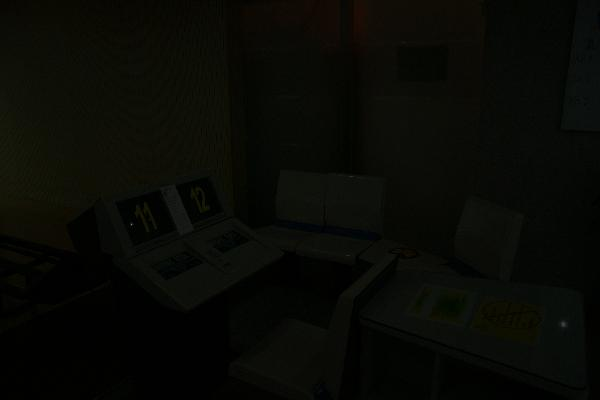
#> input picture Low-images/image1.jpg, 600 x 400 px; its folder holds only this picture in this run
$ python main_file.py
#> lines starting #> are read from the running program, lines starting #| are printed output that depends on the picture
### content.py
import cv2
import numpy as np
from scipy.ndimage import gaussian_filter
from scipy.sparse import diags, csr_matrix, identity,lil_matrix
from scipy.sparse.linalg import spsolve
from bm3d import bm3d
from typing import Union,Tuple


# [7 lines left out: function bool_image, not called in this run]


def brightness_adjust(ill_map: np.ndarray, brightness: Union[int, float]) -> np.ndarray:
    """Adjusts the brightness of the illumination map by adding a constant.

    Returns the shape-(M, N) adjusted illumination map array.
    """
    return ill_map + brightness

def gradient_matrices(illumination_map: np.ndarray) -> Tuple[csr_matrix, csr_matrix]:
    """Generates sparse gradient matrices for computing forward differences in both horizontal and vertical directions.

    Returns the gradient matrices in Compressed Sparse Row (CSR) format.
    """
    image_size = illumination_map.size
    image_x_shape = illumination_map.shape[-1]

    dx = lil_matrix((image_size, image_size), dtype=np.float64)
    dy = lil_matrix((image_size, image_size), dtype=np.float64)

    for i in range(image_size - 1):
        if image_x_shape + i < image_size:
            dy[i, i] = -1
            dy[i, image_x_shape + i] = 1
        if (i + 1) % image_x_shape != 0 or i == 0:
            dx[i, i] = -1
            dx[i, i + 1] = 1

    return dx.tocsr(), dy.tocsr()


def partial_derivative(input_matrix: np.ndarray, gradient_matrix: np.ndarray) -> np.ndarray:
    return np.abs(gradient_matrix @ input_matrix.flatten()).reshape(input_matrix.shape)


def laplacian_weight(grad: np.ndarray, size: int, sigma: Union[int, float], epsilon: float) -> np.ndarray:
    radius = int((size - 1) / 2)
    denominator = epsilon + gaussian_filter(np.abs(grad), sigma, mode='constant')
    weights = np.exp(-np.abs(grad)) / denominator

    return weights


def initialize_weights(ill_map: np.ndarray, strategy_n: int, epsilon: float = 0.001) -> np.ndarray:

    if strategy_n == 1:
        weights = np.ones(ill_map.shape)
        weights_x = weights
        weights_y = weights
    elif strategy_n == 2:
        dx, dy = gradient_matrices(ill_map)
        grad_x = partial_derivative(ill_map, dx)
        grad_y = partial_derivative(ill_map, dy)
        weights_x = np.exp(-np.abs(grad_x)) / (epsilon + np.abs(grad_x))
        weights_y = np.exp(-np.abs(grad_y)) / (epsilon + np.abs(grad_y))
    else:
        sigma = 2
        size = 15
        dx, dy = gradient_matrices(ill_map)
        grad_x = partial_derivative(ill_map, dx)
        grad_y = partial_derivative(ill_map, dy)
        weights_x = laplacian_weight(grad_x, size, sigma, epsilon)
        weights_y = laplacian_weight(grad_y, size, sigma, epsilon)

    return weights_x.flatten(), weights_y.flatten()


def optimize_illumination_map(ill_map: np.ndarray, weight_strategy: int = 3) -> np.ndarray:
    """Updates the initial illumination map according to a sped-up solver of the original LIME paper.
    Returns the shape-(M, N) updated illumination map array.
    """
    vectorized_t = ill_map.reshape((ill_map.size, 1))
    epsilon = 0.001
    alpha = 0.15

    d_x_sparse, d_y_sparse = gradient_matrices(ill_map)
    flat_weights_x, flat_weights_y = initialize_weights(ill_map, weight_strategy, epsilon)

    diag_weights_x = diags(flat_weights_x)
    diag_weights_y = diags(flat_weights_y)

    x_term = d_x_sparse.T @ diag_weights_x @ d_x_sparse
    y_term = d_y_sparse.T @ diag_weights_y @ d_y_sparse
    identity_matrix = identity(x_term.shape[0])
    matrix = identity_matrix + alpha * (x_term + y_term)

    updated_t = spsolve(csr_matrix(matrix), vectorized_t)

    return updated_t.reshape(ill_map.shape)


from skimage.restoration import denoise_tv_chambolle
def denoising_tv(image: np.ndarray, cor_ill_map: np.ndarray, weight: float = 0.1) -> np.ndarray:
    # Perform TV denoising
    denoised_image = denoise_tv_chambolle(image, weight=weight)

    # Combine the corrected illumination map with the denoised image
    recombined_image = image * cor_ill_map + denoised_image * (1 - cor_ill_map)

    # Clip the result to ensure values are in the range [0, 1] and return as float32
    return np.clip(recombined_image, 0, 1).astype("float32")

### main_file.py
import cv2
import numpy as np
import os
from os import listdir
from matplotlib import pyplot as plt
from skimage import img_as_ubyte, io

from pathlib import Path


import content as opt
import content as ba
import content as tv

input_folder = './Low-images/'
output_folder = './High-images/'


Path(output_folder).mkdir(parents=True, exist_ok=True)

weight_strategy_value = 3  # Weight strategy value for illumination map optimization
brightness_adjustment_value = 0.15  # Brightness adjustment value for gamma correction
sigma_value = 0.001  # Sigma value for NLMeans denoising

def is_valid_image_file(filename):
    """
    Check if the filename has a valid image extension.

    Args:
    filename (str): The name of the file.

    Returns:
    bool: True if the file has a valid image extension, False otherwise.
    """
    valid_extensions = {'.jpg', '.jpeg', '.png', '.bmp', '.tiff'}
    return any(filename.lower().endswith(ext) for ext in valid_extensions)

image_files = []
for file in listdir(input_folder):
    if is_valid_image_file(file):
        image_files.append(file)

for filename in image_files:
    filepath = os.path.join(input_folder, filename)
    image = cv2.imread(filepath, cv2.IMREAD_COLOR)
#> image is the input picture: shape (400, 600, 3); mean B, G, R 4.9, 9.5, 8.5

    # Convert image to RGB and normalize
    image_rgb = cv2.cvtColor(image, cv2.COLOR_BGR2RGB).astype(np.float32) / 255.0

    # Calculate illumination map
    illumination_map = np.max(image_rgb, axis=-1)

    # Update illumination map using the optimized function
    optimized_illum_map = opt.optimize_illumination_map(illumination_map, weight_strategy_value)
#> in laplacian_weight, `weights = np.exp(-np.abs(grad)) / denominator`:
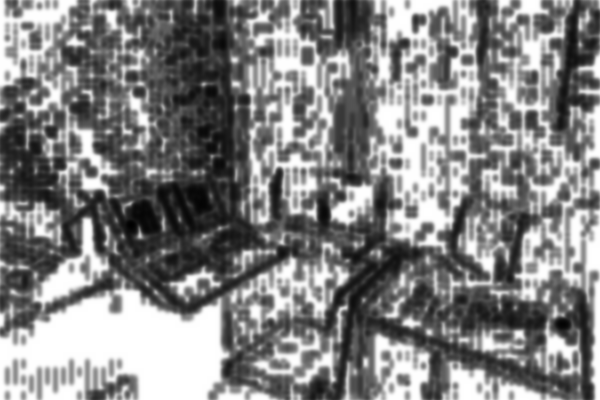
#> weights: shape (400, 600) float64; min 11.32, max 1000, mean 520.9; drawn with min black and max white
#> call 2 of laplacian_weight, with size = 15, sigma = 2, epsilon = 0.001
#> in laplacian_weight (call 2), `denominator = epsilon + gaussian_filter(np.abs(grad), sigma, mode='con..`:
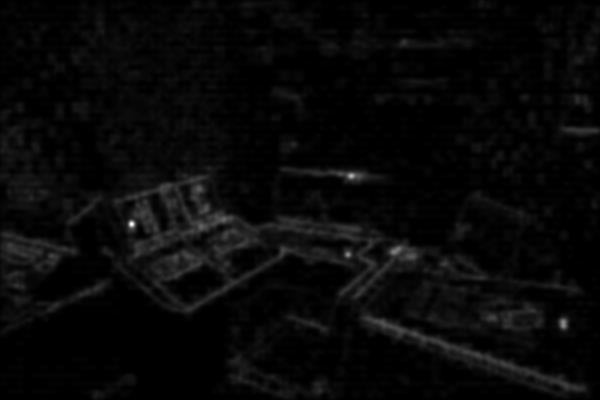
#> denominator: shape (400, 600) float64; min 0.001, max 0.0527, mean 0.00277; drawn with min black and max white
#> in laplacian_weight (call 2), `weights = np.exp(-np.abs(grad)) / denominator`:
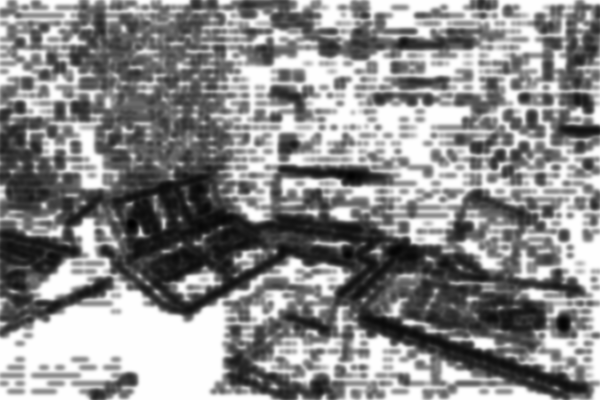
#> weights: shape (400, 600) float64; min 13.67, max 1000, mean 552.2; drawn with min black and max white
#> in optimize_illumination_map, `return updated_t.reshape(ill_map.shape)`:
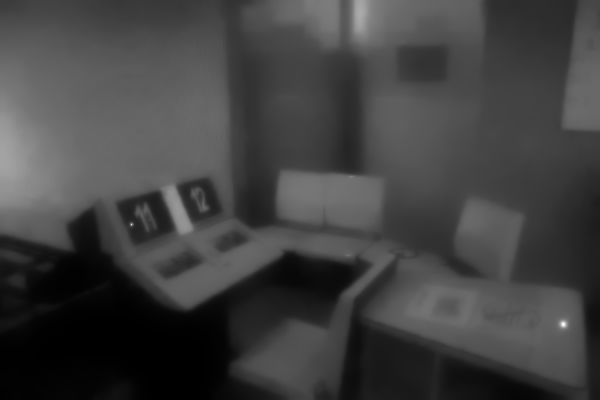
#> returned value: shape (400, 600) float64; min 0.00405, max 0.137, mean 0.0381; drawn with min black and max white

    # Apply brightness adjustment to the illumination map
    brightness_adjusted_illum_map = ba.brightness_adjust(np.abs(optimized_illum_map), brightness_adjustment_value)
    brightness_adjusted_illum_map = np.expand_dims(brightness_adjusted_illum_map, axis=-1)

    # Correct image illumination by dividing by the adjusted illumination map
    corrected_image = np.divide(image_rgb, brightness_adjusted_illum_map, where=brightness_adjusted_illum_map != 0)
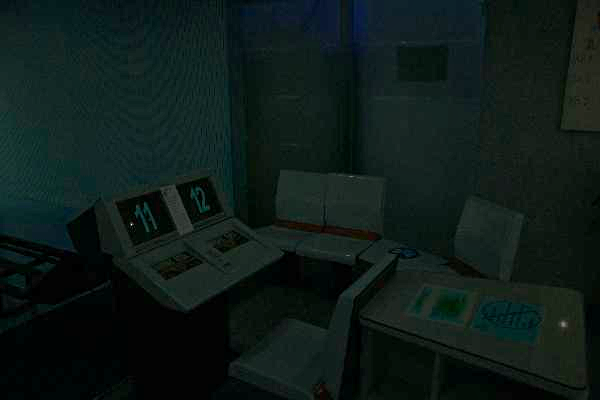
#> corrected_image: shape (400, 600, 3) float64; mean B, G, R 0.168, 0.19, 0.0986; drawn with min black and max white

    # Clip image values to the range [0, 1] and convert to float32
    corrected_image = np.clip(corrected_image, 0, 1).astype(np.float32)
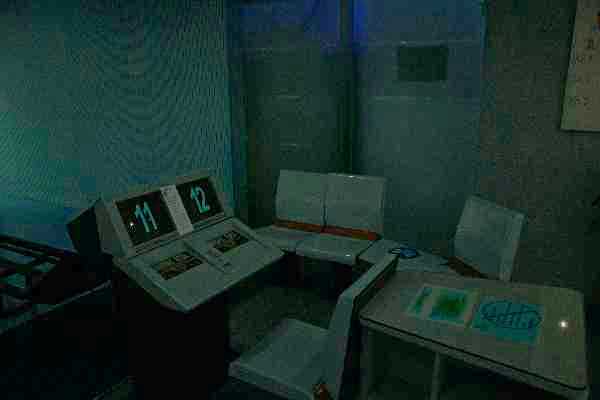
#> corrected_image: shape (400, 600, 3) float32; mean B, G, R 0.168, 0.19, 0.0986

    # Denoise the corrected image using Total Variation denoising
    denoised_image = tv.denoising_tv(corrected_image, brightness_adjusted_illum_map, weight=sigma_value)


    # Plot the original and denoised images with MSE annotation
    fig, axes = plt.subplots(1, 2, figsize=(10, 10))

    axes[0].imshow(image_rgb)
    axes[0].set_title('Original Image')
    axes[0].axis('off')

    axes[1].imshow(denoised_image)
    axes[1].set_title('Denoised Image')
    axes[1].axis('off')

    plt.tight_layout()
    plt.show()
#> figure, not shown here; B, G, R data is drawn as R, G, B

    # Save the denoised image
    denoised_image_bgr = cv2.cvtColor(denoised_image, cv2.COLOR_RGB2BGR)
    output_path = os.path.join(output_folder, '_enhanced_' + filename)
    cv2.imwrite(output_path, img_as_ubyte(denoised_image_bgr))
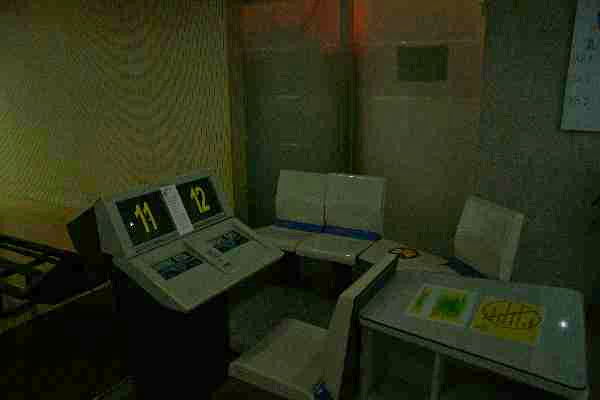
#> saved as _enhanced_image1.jpg: shape (400, 600, 3); mean B, G, R 25.3, 48, 43

print("Denoising complete.")

$ run again, on Low-images/image5.jpg
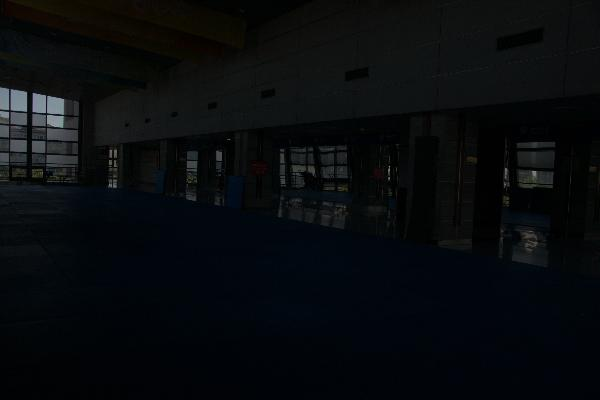
#> input picture Low-images/image5.jpg, 600 x 400 px
#> image is the input picture: shape (400, 600, 3); mean B, G, R 13.6, 11, 8.3
#> `corrected_image = np.clip(corrected_image, 0, 1).astype(np.float32)`:
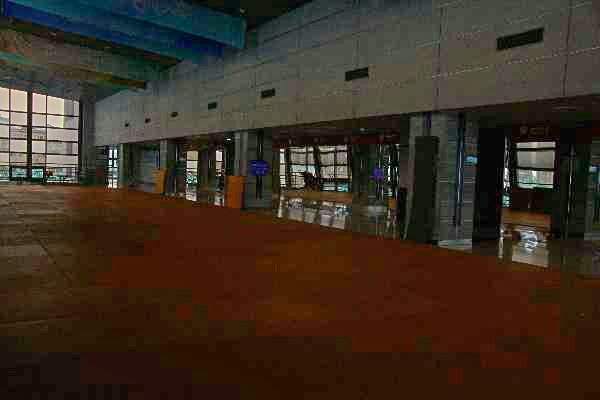
#> corrected_image: shape (400, 600, 3) float32; mean B, G, R 0.134, 0.185, 0.234
#> `cv2.imwrite(output_path, img_as_ubyte(denoised_image_bgr))`:
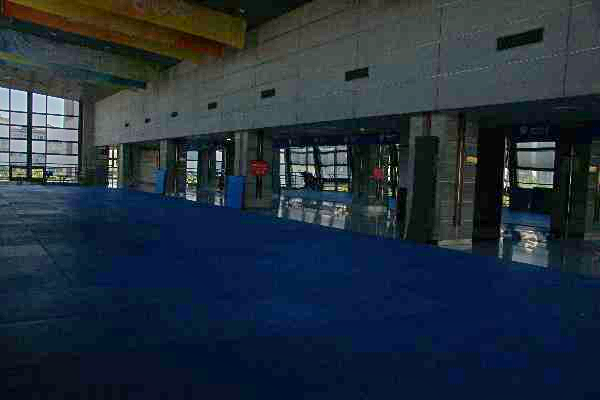
#> saved as _enhanced_image5.jpg: shape (400, 600, 3); mean B, G, R 59.7, 47, 34.4

$ run again, on Low-images/image6.jpg
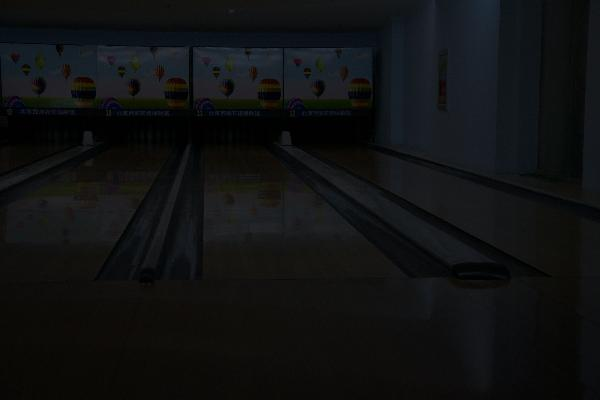
#> input picture Low-images/image6.jpg, 600 x 400 px
#> image is the input picture: shape (400, 600, 3); mean B, G, R 18.1, 17.4, 16.2
#> in brightness_adjust, `return ill_map + brightness`:
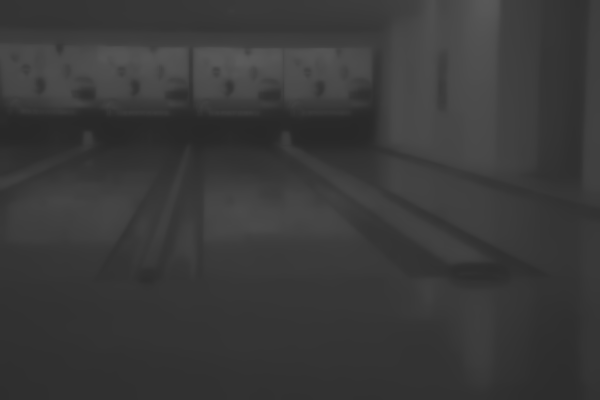
#> returned value: shape (400, 600) float64; min 0.159, max 0.361, mean 0.228
#> `cv2.imwrite(output_path, img_as_ubyte(denoised_image_bgr))`:
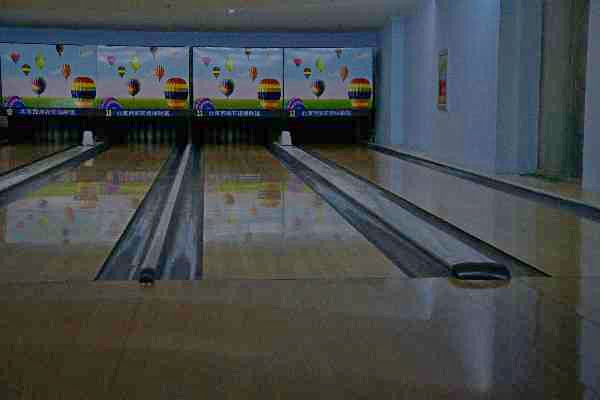
#> saved as _enhanced_image6.jpg: shape (400, 600, 3); mean B, G, R 74.1, 72.8, 68.2

$ run again, on Low-images/image7.jpg
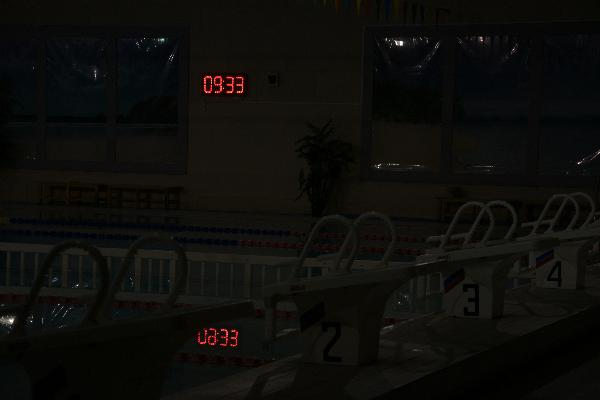
#> input picture Low-images/image7.jpg, 600 x 400 px
#> image is the input picture: shape (400, 600, 3); mean B, G, R 10.6, 13.4, 13.8
#> `cv2.imwrite(output_path, img_as_ubyte(denoised_image_bgr))`:
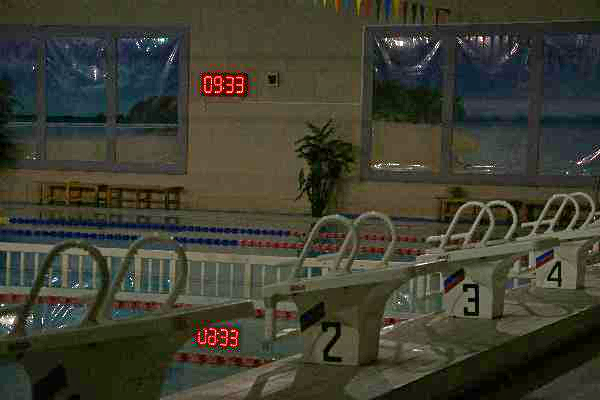
#> saved as _enhanced_image7.jpg: shape (400, 600, 3); mean B, G, R 48.6, 61.7, 62.1
